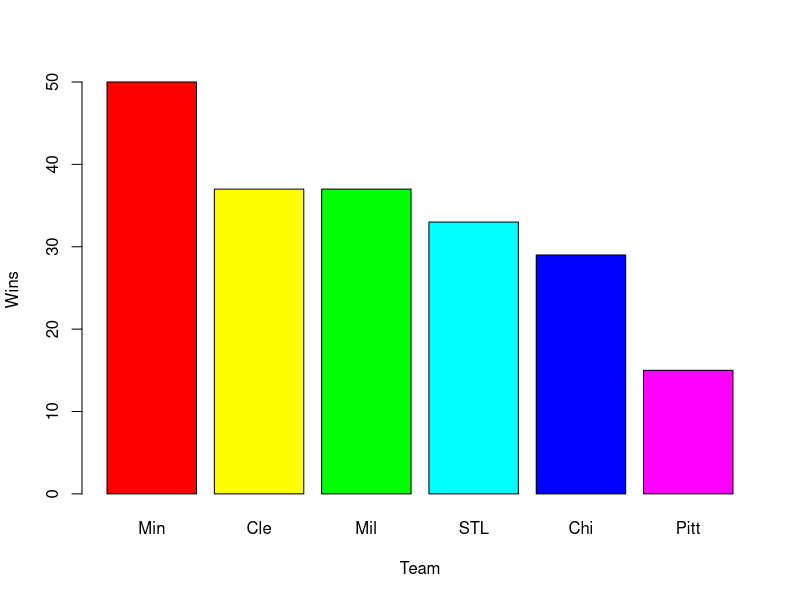
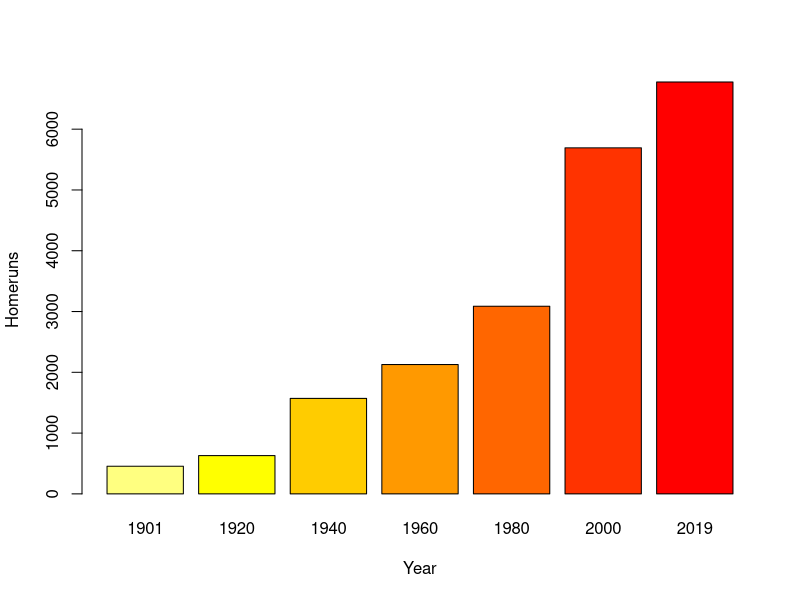
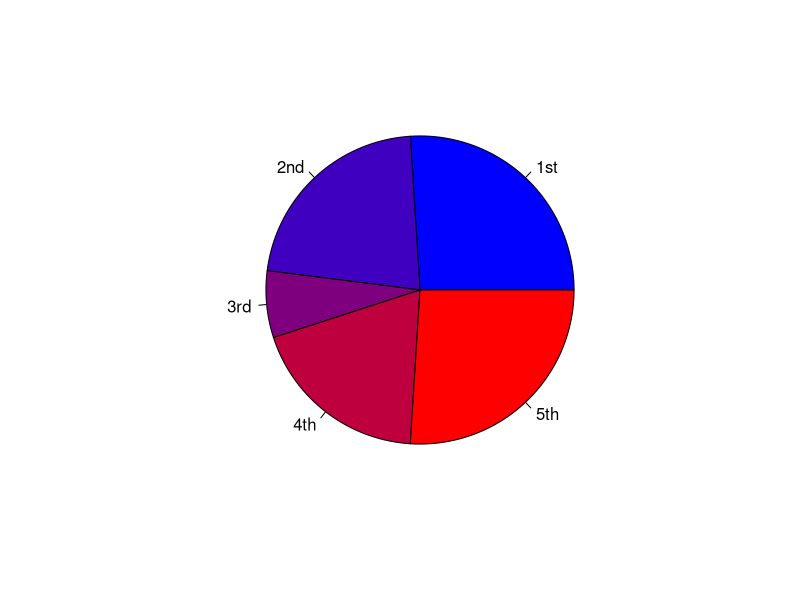

Reproduce these figures in R, in order.
## ---- chunk 1
#knitr::opts_chunk$set(results = "hide")
## ---- chunk 2
library(ggplot2)
wins <- c(50,37,37,33,29,15)
team <- c("Min","Cle","Mil","STL","Chi","Pitt")
barplot(wins, names.arg = team, col = rainbow(6), xlab = "Team",ylab = "Wins")
## ---- chunk 3
homeruns <- c(455,630,1571,2128,3087,5693,6776)
year <- c("1901","1920","1940","1960","1980","2000","2019")
#avghr <- aggregate(homeruns~year,mean)
cols <-  heat.colors(length(homeruns), rev = T)
barplot(homeruns, names.arg = year, col = cols, xlab = "Year",ylab = "Homeruns")
## ---- chunk 4
standings <- data.frame(place = c("1st","2nd","3rd","4th","5th"), percent = c(26,22,7,19,26))
rwb <- colorRampPalette(c("blue", "red"))
pie(standings$percent, standings$place, col = rwb(5))
